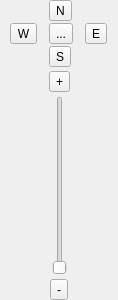
<ui version="4.0" >
 <class>zoomPanForm</class>
 <widget class="QWidget" name="zoomPanForm" >
  <property name="geometry" >
   <rect>
    <x>0</x>
    <y>0</y>
    <width>118</width>
    <height>300</height>
   </rect>
  </property>
  <property name="windowTitle" >
   <string>Form</string>
  </property>
  <layout class="QVBoxLayout" name="verticalLayout" >
   <property name="spacing" >
    <number>4</number>
   </property>
   <property name="margin" >
    <number>0</number>
   </property>
   <item>
    <layout class="QGridLayout" name="gridLayout" >
     <property name="spacing" >
      <number>2</number>
     </property>
     <item row="0" column="1" >
      <widget class="QToolButton" name="panUpButton" >
       <property name="text" >
        <string>N</string>
       </property>
       <property name="autoRepeat" >
        <bool>true</bool>
       </property>
      </widget>
     </item>
     <item row="1" column="0" >
      <widget class="QToolButton" name="panLeftButton" >
       <property name="text" >
        <string>W</string>
       </property>
       <property name="autoRepeat" >
        <bool>true</bool>
       </property>
      </widget>
     </item>
     <item row="1" column="1" >
      <widget class="QToolButton" name="zoomAllButton" >
       <property name="text" >
        <string>...</string>
       </property>
      </widget>
     </item>
     <item row="1" column="2" >
      <widget class="QToolButton" name="panRightButton" >
       <property name="text" >
        <string>E</string>
       </property>
       <property name="autoRepeat" >
        <bool>true</bool>
       </property>
      </widget>
     </item>
     <item row="2" column="1" >
      <widget class="QToolButton" name="panDownButton" >
       <property name="text" >
        <string>S</string>
       </property>
       <property name="autoRepeat" >
        <bool>true</bool>
       </property>
      </widget>
     </item>
    </layout>
   </item>
   <item>
    <layout class="QHBoxLayout" name="horizontalLayout_2" >
     <item>
      <spacer name="horizontalSpacer_3" >
       <property name="orientation" >
        <enum>Qt::Horizontal</enum>
       </property>
       <property name="sizeHint" stdset="0" >
        <size>
         <width>40</width>
         <height>20</height>
        </size>
       </property>
      </spacer>
     </item>
     <item>
      <widget class="QToolButton" name="zoomInButton" >
       <property name="text" >
        <string>+</string>
       </property>
       <property name="autoRepeat" >
        <bool>true</bool>
       </property>
      </widget>
     </item>
     <item>
      <spacer name="horizontalSpacer_4" >
       <property name="orientation" >
        <enum>Qt::Horizontal</enum>
       </property>
       <property name="sizeHint" stdset="0" >
        <size>
         <width>40</width>
         <height>20</height>
        </size>
       </property>
      </spacer>
     </item>
    </layout>
   </item>
   <item>
    <layout class="QHBoxLayout" name="horizontalLayout" >
     <item>
      <spacer name="horizontalSpacer" >
       <property name="orientation" >
        <enum>Qt::Horizontal</enum>
       </property>
       <property name="sizeHint" stdset="0" >
        <size>
         <width>40</width>
         <height>20</height>
        </size>
       </property>
      </spacer>
     </item>
     <item>
      <widget class="QSlider" name="zoomSlider" >
       <property name="minimum" >
        <number>0</number>
       </property>
       <property name="maximum" >
        <number>100</number>
       </property>
       <property name="singleStep" >
        <number>1</number>
       </property>
       <property name="pageStep" >
        <number>5</number>
       </property>
       <property name="value" >
        <number>0</number>
       </property>
       <property name="sliderPosition" >
        <number>0</number>
       </property>
       <property name="orientation" >
        <enum>Qt::Vertical</enum>
       </property>
       <property name="invertedAppearance" >
        <bool>false</bool>
       </property>
       <property name="invertedControls" >
        <bool>false</bool>
       </property>
       <property name="tickPosition" >
        <enum>QSlider::NoTicks</enum>
       </property>
       <property name="tickInterval" >
        <number>5</number>
       </property>
      </widget>
     </item>
     <item>
      <spacer name="horizontalSpacer_2" >
       <property name="orientation" >
        <enum>Qt::Horizontal</enum>
       </property>
       <property name="sizeHint" stdset="0" >
        <size>
         <width>40</width>
         <height>20</height>
        </size>
       </property>
      </spacer>
     </item>
    </layout>
   </item>
   <item>
    <layout class="QHBoxLayout" name="horizontalLayout_3" >
     <item>
      <spacer name="horizontalSpacer_5" >
       <property name="orientation" >
        <enum>Qt::Horizontal</enum>
       </property>
       <property name="sizeHint" stdset="0" >
        <size>
         <width>40</width>
         <height>20</height>
        </size>
       </property>
      </spacer>
     </item>
     <item>
      <widget class="QToolButton" name="zoomOutButton" >
       <property name="text" >
        <string>-</string>
       </property>
       <property name="autoRepeat" >
        <bool>true</bool>
       </property>
      </widget>
     </item>
     <item>
      <spacer name="horizontalSpacer_6" >
       <property name="orientation" >
        <enum>Qt::Horizontal</enum>
       </property>
       <property name="sizeHint" stdset="0" >
        <size>
         <width>40</width>
         <height>20</height>
        </size>
       </property>
      </spacer>
     </item>
    </layout>
   </item>
  </layout>
  <action name="zoomOutAction" >
   <property name="text" >
    <string>Zoom Out</string>
   </property>
  </action>
  <action name="zoomInAction" >
   <property name="text" >
    <string>Zoom In</string>
   </property>
  </action>
  <action name="panUpAction" >
   <property name="text" >
    <string>Pan Up</string>
   </property>
  </action>
  <action name="panDownAction" >
   <property name="text" >
    <string>Pan Down</string>
   </property>
  </action>
  <action name="panLeftAction" >
   <property name="text" >
    <string>Pan Left</string>
   </property>
  </action>
  <action name="panRightAction" >
   <property name="text" >
    <string>Pan Right</string>
   </property>
  </action>
  <action name="zoomAllAction" >
   <property name="text" >
    <string>Zoom Extents</string>
   </property>
  </action>
 </widget>
 <resources/>
 <connections/>
</ui>
